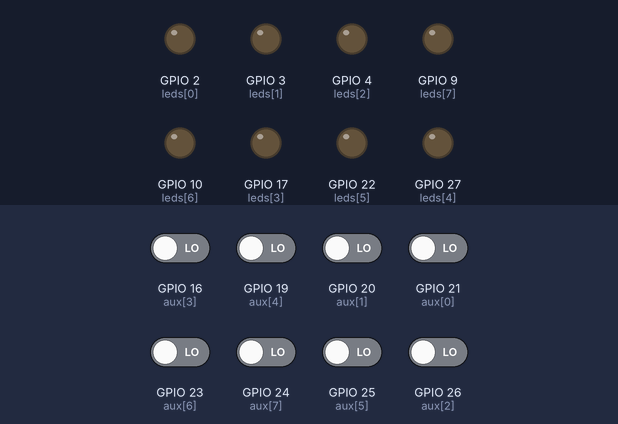
Simulated run of this program. Board: Raspberry Pi (BCM pin numbers). Parts: output pins drawn as LEDs (lit = HIGH). The inputs (shaded band) are chosen by the test bench; at power-on: GPIO 16 (aux[3]), GPIO 19 (aux[4]), GPIO 20 (aux[1]), GPIO 21 (aux[0]), GPIO 23 (aux[6]), GPIO 24 (aux[7]), GPIO 25 (aux[5]), GPIO 26 (aux[2]) LOW.

Above: at 1.2 s.
1.3 s: GPIO 16 (aux[3]) driven HIGH
At 2.1 s:
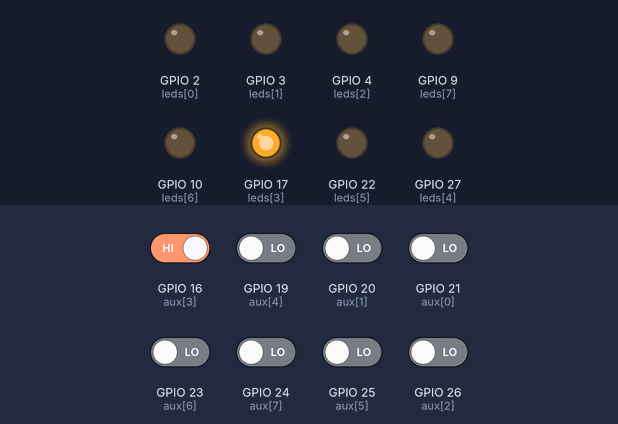
2.8 s: GPIO 19 (aux[4]) driven HIGH
At 3.3 s:
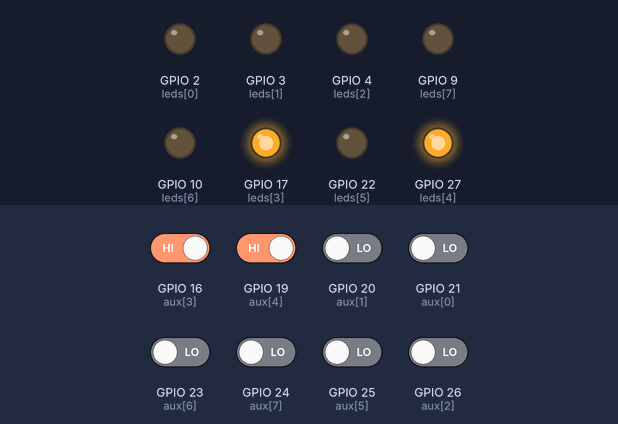
4.3 s: GPIO 20 (aux[1]) driven HIGH
At 5.5 s:
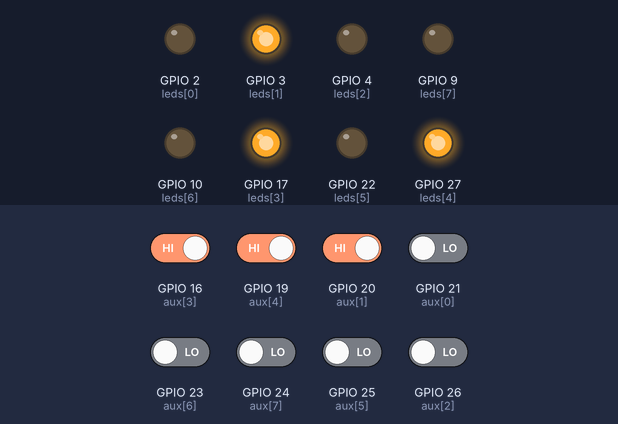
5.8 s: GPIO 21 (aux[0]) driven HIGH
At 6.8 s:
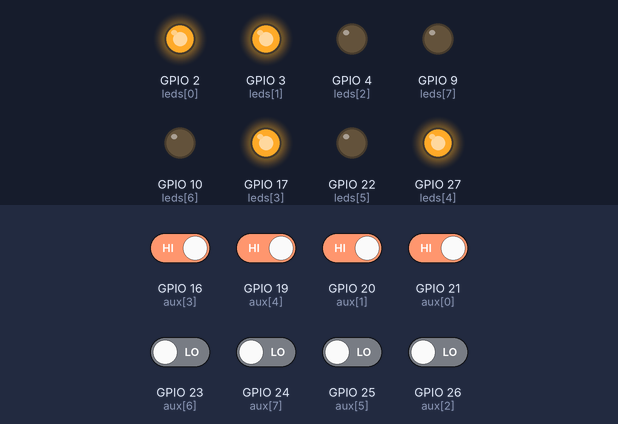
7.3 s: GPIO 23 (aux[6]) driven HIGH
At 7.9 s:
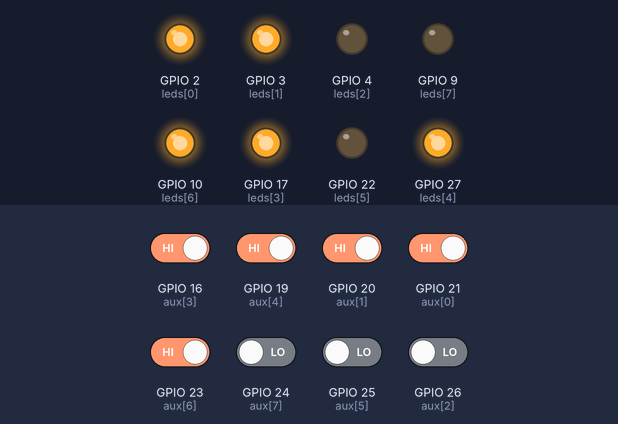
8.8 s: GPIO 24 (aux[7]) driven HIGH
At 10.2 s:
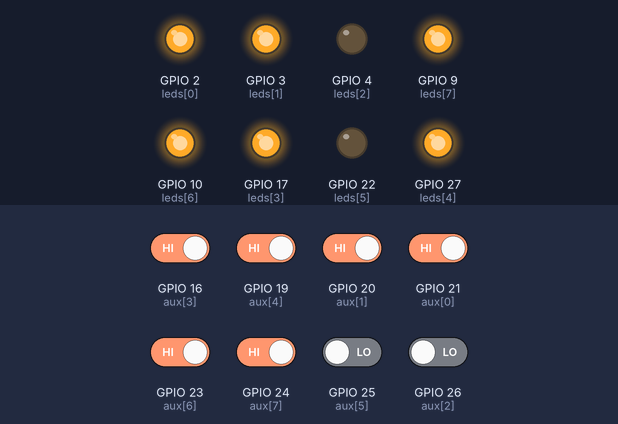
Timing chart, 0 to 11.3 s (numbered marks = the images above; inputs shaded):
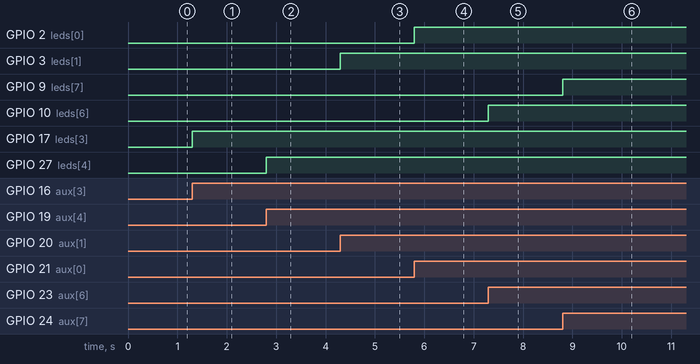

The program:

2-3-aux.py
```python
import RPi.GPIO as GPIO
GPIO.setmode(GPIO.BCM)

leds = [2, 3, 4, 17, 27, 22, 10, 9]
aux = [21, 20, 26, 16, 19, 25, 23, 24]
GPIO.setup(leds, GPIO.OUT)
GPIO.setup(aux, GPIO.IN)

while True:
    for i in range(len(aux)):
        GPIO.output(leds[i], GPIO.input(aux[i]))
```

Measured:
- after the input at 1.3 s, GPIO 17 (leds[3]): LOW → HIGH at once
- after the input at 2.8 s, GPIO 27 (leds[4]): LOW → HIGH at once
- after the input at 4.3 s, GPIO 3 (leds[1]): LOW → HIGH at once
- after the input at 5.8 s, GPIO 2 (leds[0]): LOW → HIGH at once
- after the input at 7.3 s, GPIO 10 (leds[6]): LOW → HIGH at once
- after the input at 8.8 s, GPIO 9 (leds[7]): LOW → HIGH at once
